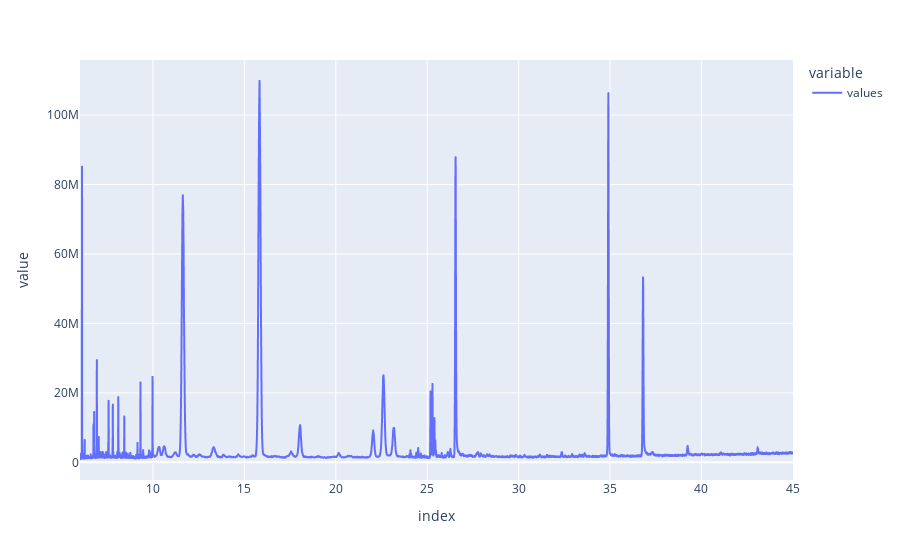

Source (notebook cell):
### Markdown cell above
On ne garde que les valeurs comprises dans l'intervalle qui nous interesse, cela supprime aussi les cases éventuellement vide du csv (temps de 0 à la lecture)<br>
Affichage des données brutes

Remarque : dans l'exemple on applique cela sur un DataFrame temporaire `temp` car cela est déjà fait dans la fonction `adaptCurve()`

### Code cell
temp = temp.drop(temp[temp.index > tools.INTERVAL[1]].index)
temp = temp.drop(temp[temp.index < tools.INTERVAL[0]].index)
temp.plot()

### Figure 1 — Plotly figure (JSON) as saved in the notebook; plotly's stock layout.template omitted (floating-point values rounded to 4 significant figures; data arrays with more than 128 entries replaced by an {"elided": "..."} marker saying what was removed)
{"data": [{"hovertemplate": "variable=values<br>index=%{x}<br>value=%{y}<extra></extra>", "legendgroup": "values", "line": {"color": "#636efa", "dash": "solid"}, "mode": "lines", "name": "values", "showlegend": true, "type": "scattergl", "x": {"elided": "6917 float values"}, "xaxis": "x", "y": {"elided": "6917 float values"}, "yaxis": "y"}], "layout": {"legend": {"title": {"text": "variable"}, "tracegroupgap": 0}, "margin": {"t": 60}, "xaxis": {"anchor": "y", "domain": [0, 1], "title": {"text": "index"}}, "yaxis": {"anchor": "x", "domain": [0, 1], "title": {"text": "value"}}}}
